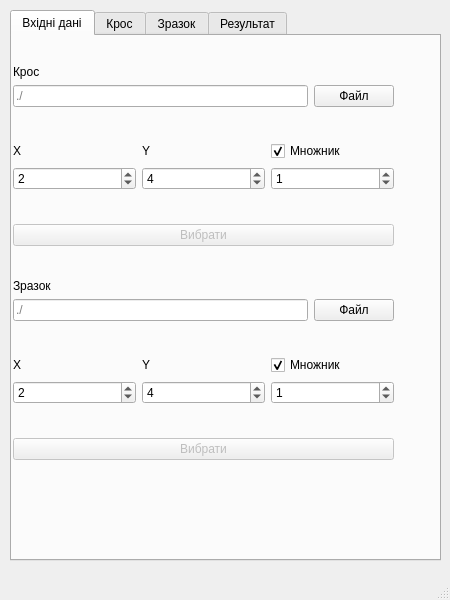
<?xml version="1.0" encoding="UTF-8"?>
<ui version="4.0">
 <class>MainWindow</class>
 <widget class="QMainWindow" name="MainWindow">
  <property name="geometry">
   <rect>
    <x>0</x>
    <y>0</y>
    <width>450</width>
    <height>600</height>
   </rect>
  </property>
  <property name="sizePolicy">
   <sizepolicy hsizetype="Maximum" vsizetype="Maximum">
    <horstretch>0</horstretch>
    <verstretch>0</verstretch>
   </sizepolicy>
  </property>
  <property name="minimumSize">
   <size>
    <width>450</width>
    <height>600</height>
   </size>
  </property>
  <property name="maximumSize">
   <size>
    <width>450</width>
    <height>600</height>
   </size>
  </property>
  <property name="baseSize">
   <size>
    <width>0</width>
    <height>0</height>
   </size>
  </property>
  <property name="windowTitle">
   <string>QTR</string>
  </property>
  <property name="toolButtonStyle">
   <enum>Qt::ToolButtonIconOnly</enum>
  </property>
  <property name="documentMode">
   <bool>false</bool>
  </property>
  <property name="tabShape">
   <enum>QTabWidget::Triangular</enum>
  </property>
  <property name="dockNestingEnabled">
   <bool>false</bool>
  </property>
  <property name="dockOptions">
   <set>QMainWindow::AllowTabbedDocks|QMainWindow::AnimatedDocks</set>
  </property>
  <property name="unifiedTitleAndToolBarOnMac">
   <bool>false</bool>
  </property>
  <widget class="QWidget" name="centralwidget">
   <property name="sizePolicy">
    <sizepolicy hsizetype="Expanding" vsizetype="Expanding">
     <horstretch>0</horstretch>
     <verstretch>0</verstretch>
    </sizepolicy>
   </property>
   <widget class="QTabWidget" name="tabWidget">
    <property name="enabled">
     <bool>true</bool>
    </property>
    <property name="geometry">
     <rect>
      <x>10</x>
      <y>10</y>
      <width>431</width>
      <height>551</height>
     </rect>
    </property>
    <property name="sizePolicy">
     <sizepolicy hsizetype="Expanding" vsizetype="Expanding">
      <horstretch>0</horstretch>
      <verstretch>0</verstretch>
     </sizepolicy>
    </property>
    <property name="currentIndex">
     <number>0</number>
    </property>
    <widget class="QWidget" name="tab_1">
     <attribute name="title">
      <string>Вхідні дані</string>
     </attribute>
     <widget class="QWidget" name="verticalLayoutWidget_5">
      <property name="geometry">
       <rect>
        <x>1</x>
        <y>1</y>
        <width>381</width>
        <height>451</height>
       </rect>
      </property>
      <layout class="QVBoxLayout" name="verticalLayout_7">
       <item>
        <spacer name="verticalSpacer_11">
         <property name="orientation">
          <enum>Qt::Vertical</enum>
         </property>
         <property name="sizeHint" stdset="0">
          <size>
           <width>20</width>
           <height>40</height>
          </size>
         </property>
        </spacer>
       </item>
       <item>
        <widget class="QLabel" name="label_32">
         <property name="text">
          <string>Крос</string>
         </property>
        </widget>
       </item>
       <item>
        <layout class="QHBoxLayout" name="horizontalLayout">
         <item>
          <widget class="QLineEdit" name="cPath">
           <property name="text">
            <string/>
           </property>
           <property name="placeholderText">
            <string>./</string>
           </property>
          </widget>
         </item>
         <item>
          <widget class="QPushButton" name="cFile">
           <property name="text">
            <string>Файл</string>
           </property>
          </widget>
         </item>
        </layout>
       </item>
       <item>
        <spacer name="verticalSpacer_8">
         <property name="orientation">
          <enum>Qt::Vertical</enum>
         </property>
         <property name="sizeHint" stdset="0">
          <size>
           <width>20</width>
           <height>40</height>
          </size>
         </property>
        </spacer>
       </item>
       <item>
        <layout class="QGridLayout" name="gridLayout_2">
         <item row="1" column="1">
          <widget class="QSpinBox" name="cYColumn">
           <property name="minimum">
            <number>0</number>
           </property>
           <property name="maximum">
            <number>100</number>
           </property>
           <property name="value">
            <number>4</number>
           </property>
          </widget>
         </item>
         <item row="1" column="3">
          <widget class="QSpinBox" name="cMColumn">
           <property name="minimum">
            <number>0</number>
           </property>
           <property name="maximum">
            <number>100</number>
           </property>
           <property name="value">
            <number>1</number>
           </property>
          </widget>
         </item>
         <item row="1" column="0">
          <widget class="QSpinBox" name="cXColumn">
           <property name="minimum">
            <number>0</number>
           </property>
           <property name="maximum">
            <number>100</number>
           </property>
           <property name="value">
            <number>2</number>
           </property>
          </widget>
         </item>
         <item row="0" column="0">
          <widget class="QLabel" name="label_2">
           <property name="layoutDirection">
            <enum>Qt::LeftToRight</enum>
           </property>
           <property name="text">
            <string>X</string>
           </property>
           <property name="scaledContents">
            <bool>false</bool>
           </property>
           <property name="wordWrap">
            <bool>false</bool>
           </property>
          </widget>
         </item>
         <item row="0" column="1">
          <widget class="QLabel" name="label_3">
           <property name="text">
            <string>Y</string>
           </property>
          </widget>
         </item>
         <item row="0" column="3">
          <widget class="QCheckBox" name="cMCheck">
           <property name="enabled">
            <bool>true</bool>
           </property>
           <property name="text">
            <string>Множник</string>
           </property>
           <property name="checkable">
            <bool>true</bool>
           </property>
           <property name="checked">
            <bool>true</bool>
           </property>
           <property name="tristate">
            <bool>false</bool>
           </property>
          </widget>
         </item>
        </layout>
       </item>
       <item>
        <spacer name="verticalSpacer_7">
         <property name="orientation">
          <enum>Qt::Vertical</enum>
         </property>
         <property name="sizeHint" stdset="0">
          <size>
           <width>20</width>
           <height>40</height>
          </size>
         </property>
        </spacer>
       </item>
       <item>
        <widget class="QPushButton" name="cLoad">
         <property name="enabled">
          <bool>false</bool>
         </property>
         <property name="text">
          <string>Вибрати</string>
         </property>
        </widget>
       </item>
       <item>
        <spacer name="verticalSpacer_6">
         <property name="orientation">
          <enum>Qt::Vertical</enum>
         </property>
         <property name="sizeHint" stdset="0">
          <size>
           <width>20</width>
           <height>40</height>
          </size>
         </property>
        </spacer>
       </item>
       <item>
        <widget class="QLabel" name="label_33">
         <property name="text">
          <string>Зразок</string>
         </property>
        </widget>
       </item>
       <item>
        <layout class="QHBoxLayout" name="horizontalLayout_2">
         <item>
          <widget class="QLineEdit" name="sPath">
           <property name="text">
            <string/>
           </property>
           <property name="placeholderText">
            <string>./</string>
           </property>
          </widget>
         </item>
         <item>
          <widget class="QPushButton" name="sFile">
           <property name="text">
            <string>Файл</string>
           </property>
          </widget>
         </item>
        </layout>
       </item>
       <item>
        <spacer name="verticalSpacer_9">
         <property name="orientation">
          <enum>Qt::Vertical</enum>
         </property>
         <property name="sizeHint" stdset="0">
          <size>
           <width>20</width>
           <height>40</height>
          </size>
         </property>
        </spacer>
       </item>
       <item>
        <layout class="QGridLayout" name="gridLayout_4">
         <item row="2" column="1">
          <spacer name="verticalSpacer_10">
           <property name="orientation">
            <enum>Qt::Vertical</enum>
           </property>
           <property name="sizeHint" stdset="0">
            <size>
             <width>20</width>
             <height>40</height>
            </size>
           </property>
          </spacer>
         </item>
         <item row="1" column="3">
          <widget class="QSpinBox" name="sMColumn">
           <property name="minimum">
            <number>0</number>
           </property>
           <property name="maximum">
            <number>100</number>
           </property>
           <property name="value">
            <number>1</number>
           </property>
          </widget>
         </item>
         <item row="1" column="1">
          <widget class="QSpinBox" name="sYColumn">
           <property name="minimum">
            <number>0</number>
           </property>
           <property name="maximum">
            <number>100</number>
           </property>
           <property name="value">
            <number>4</number>
           </property>
          </widget>
         </item>
         <item row="1" column="0">
          <widget class="QSpinBox" name="sXColumn">
           <property name="minimum">
            <number>0</number>
           </property>
           <property name="maximum">
            <number>100</number>
           </property>
           <property name="value">
            <number>2</number>
           </property>
          </widget>
         </item>
         <item row="0" column="0">
          <widget class="QLabel" name="label_6">
           <property name="layoutDirection">
            <enum>Qt::LeftToRight</enum>
           </property>
           <property name="text">
            <string>X</string>
           </property>
           <property name="scaledContents">
            <bool>false</bool>
           </property>
           <property name="wordWrap">
            <bool>false</bool>
           </property>
          </widget>
         </item>
         <item row="0" column="1">
          <widget class="QLabel" name="label_7">
           <property name="text">
            <string>Y</string>
           </property>
          </widget>
         </item>
         <item row="0" column="3">
          <widget class="QCheckBox" name="sMCheck">
           <property name="enabled">
            <bool>true</bool>
           </property>
           <property name="text">
            <string>Множник</string>
           </property>
           <property name="checkable">
            <bool>true</bool>
           </property>
           <property name="checked">
            <bool>true</bool>
           </property>
           <property name="tristate">
            <bool>false</bool>
           </property>
          </widget>
         </item>
        </layout>
       </item>
       <item>
        <widget class="QPushButton" name="sLoad">
         <property name="enabled">
          <bool>false</bool>
         </property>
         <property name="text">
          <string>Вибрати</string>
         </property>
        </widget>
       </item>
       <item>
        <spacer name="verticalSpacer_12">
         <property name="orientation">
          <enum>Qt::Vertical</enum>
         </property>
         <property name="sizeHint" stdset="0">
          <size>
           <width>20</width>
           <height>40</height>
          </size>
         </property>
        </spacer>
       </item>
      </layout>
     </widget>
    </widget>
    <widget class="QWidget" name="tab_2">
     <property name="enabled">
      <bool>false</bool>
     </property>
     <attribute name="title">
      <string>Крос</string>
     </attribute>
     <widget class="QWidget" name="verticalLayoutWidget_3">
      <property name="geometry">
       <rect>
        <x>0</x>
        <y>0</y>
        <width>417</width>
        <height>509</height>
       </rect>
      </property>
      <layout class="QVBoxLayout" name="verticalLayout_2">
       <item>
        <layout class="QHBoxLayout" name="horizontalLayout_7">
         <item>
          <widget class="QPushButton" name="cReset">
           <property name="enabled">
            <bool>false</bool>
           </property>
           <property name="text">
            <string>Скинути</string>
           </property>
          </widget>
         </item>
         <item>
          <widget class="QPushButton" name="cUndo">
           <property name="enabled">
            <bool>false</bool>
           </property>
           <property name="text">
            <string>Назад</string>
           </property>
          </widget>
         </item>
        </layout>
       </item>
       <item>
        <spacer name="verticalSpacer_2">
         <property name="orientation">
          <enum>Qt::Vertical</enum>
         </property>
         <property name="sizeHint" stdset="0">
          <size>
           <width>20</width>
           <height>40</height>
          </size>
         </property>
        </spacer>
       </item>
       <item>
        <widget class="QLabel" name="label_13">
         <property name="text">
          <string>Обрізання вздовж поліном. апроксимації</string>
         </property>
        </widget>
       </item>
       <item>
        <layout class="QGridLayout" name="gridLayout_6">
         <item row="0" column="2">
          <widget class="QLabel" name="label_12">
           <property name="text">
            <string>Степ. полін</string>
           </property>
          </widget>
         </item>
         <item row="0" column="0">
          <widget class="QLabel" name="label_10">
           <property name="text">
            <string>Ширина</string>
           </property>
          </widget>
         </item>
         <item row="0" column="1">
          <widget class="QLabel" name="label_11">
           <property name="text">
            <string>Коеф. уширення</string>
           </property>
          </widget>
         </item>
         <item row="1" column="2">
          <widget class="QSpinBox" name="cPolyM">
           <property name="minimum">
            <number>1</number>
           </property>
           <property name="maximum">
            <number>20</number>
           </property>
           <property name="value">
            <number>6</number>
           </property>
          </widget>
         </item>
         <item row="1" column="1">
          <widget class="QDoubleSpinBox" name="cPolyD">
           <property name="decimals">
            <number>2</number>
           </property>
           <property name="minimum">
            <double>0.000000000000000</double>
           </property>
           <property name="maximum">
            <double>10.000000000000000</double>
           </property>
           <property name="singleStep">
            <double>0.010000000000000</double>
           </property>
           <property name="value">
            <double>0.700000000000000</double>
           </property>
          </widget>
         </item>
         <item row="1" column="0">
          <widget class="QDoubleSpinBox" name="cPolyP">
           <property name="maximum">
            <double>999.000000000000000</double>
           </property>
           <property name="value">
            <double>80.000000000000000</double>
           </property>
          </widget>
         </item>
         <item row="2" column="2">
          <widget class="QPushButton" name="cPolyOk">
           <property name="text">
            <string>Обрізати</string>
           </property>
          </widget>
         </item>
        </layout>
       </item>
       <item>
        <spacer name="verticalSpacer_3">
         <property name="orientation">
          <enum>Qt::Vertical</enum>
         </property>
         <property name="sizeHint" stdset="0">
          <size>
           <width>20</width>
           <height>40</height>
          </size>
         </property>
        </spacer>
       </item>
       <item>
        <widget class="QLabel" name="label">
         <property name="text">
          <string> Усереднення</string>
         </property>
        </widget>
       </item>
       <item>
        <layout class="QGridLayout" name="gridLayout">
         <item row="3" column="2">
          <widget class="QPushButton" name="cAverageOk">
           <property name="text">
            <string>Усереднити</string>
           </property>
          </widget>
         </item>
         <item row="2" column="1">
          <widget class="QLabel" name="label_14">
           <property name="text">
            <string>Нових вузлів, %</string>
           </property>
          </widget>
         </item>
         <item row="3" column="1">
          <widget class="QDoubleSpinBox" name="cAverageN">
           <property name="decimals">
            <number>1</number>
           </property>
           <property name="minimum">
            <double>1.000000000000000</double>
           </property>
           <property name="maximum">
            <double>999.000000000000000</double>
           </property>
           <property name="value">
            <double>80.000000000000000</double>
           </property>
          </widget>
         </item>
        </layout>
       </item>
       <item>
        <spacer name="verticalSpacer_4">
         <property name="orientation">
          <enum>Qt::Vertical</enum>
         </property>
         <property name="sizeHint" stdset="0">
          <size>
           <width>20</width>
           <height>40</height>
          </size>
         </property>
        </spacer>
       </item>
       <item>
        <widget class="QLabel" name="label_15">
         <property name="text">
          <string>В-spline</string>
         </property>
        </widget>
       </item>
       <item>
        <layout class="QGridLayout" name="gridLayout_7">
         <item row="1" column="1">
          <widget class="QDoubleSpinBox" name="cB_splineN">
           <property name="decimals">
            <number>1</number>
           </property>
           <property name="minimum">
            <double>1.000000000000000</double>
           </property>
           <property name="maximum">
            <double>999.000000000000000</double>
           </property>
           <property name="singleStep">
            <double>0.100000000000000</double>
           </property>
           <property name="value">
            <double>100.000000000000000</double>
           </property>
          </widget>
         </item>
         <item row="0" column="2">
          <widget class="QLabel" name="label_17">
           <property name="text">
            <string>Коеф. згладж.</string>
           </property>
          </widget>
         </item>
         <item row="1" column="2">
          <widget class="QDoubleSpinBox" name="cB_splineS">
           <property name="decimals">
            <number>4</number>
           </property>
           <property name="minimum">
            <double>0.000000000000000</double>
           </property>
           <property name="maximum">
            <double>999999999.000000000000000</double>
           </property>
           <property name="singleStep">
            <double>0.000100000000000</double>
           </property>
           <property name="value">
            <double>1500000.000000000000000</double>
           </property>
          </widget>
         </item>
         <item row="0" column="1">
          <widget class="QLabel" name="label_16">
           <property name="text">
            <string>Нових вузлів, %</string>
           </property>
          </widget>
         </item>
         <item row="2" column="3">
          <widget class="QPushButton" name="cB_splineOk">
           <property name="text">
            <string>Інтерполювати</string>
           </property>
          </widget>
         </item>
         <item row="1" column="3">
          <widget class="QSpinBox" name="cB_splineK">
           <property name="minimum">
            <number>1</number>
           </property>
           <property name="maximum">
            <number>5</number>
           </property>
           <property name="value">
            <number>3</number>
           </property>
          </widget>
         </item>
         <item row="0" column="3">
          <widget class="QLabel" name="label_4">
           <property name="text">
            <string>Степ. полін.</string>
           </property>
          </widget>
         </item>
        </layout>
       </item>
       <item>
        <spacer name="verticalSpacer_5">
         <property name="orientation">
          <enum>Qt::Vertical</enum>
         </property>
         <property name="sizeHint" stdset="0">
          <size>
           <width>20</width>
           <height>40</height>
          </size>
         </property>
        </spacer>
       </item>
       <item>
        <widget class="QLabel" name="label_29">
         <property name="text">
          <string>Медіанний фільтр</string>
         </property>
        </widget>
       </item>
       <item>
        <layout class="QHBoxLayout" name="horizontalLayout_12">
         <item>
          <widget class="QLabel" name="label_18">
           <property name="text">
            <string>Розмір ядра:</string>
           </property>
          </widget>
         </item>
         <item>
          <widget class="QSpinBox" name="cMedFiltS">
           <property name="minimum">
            <number>1</number>
           </property>
           <property name="singleStep">
            <number>2</number>
           </property>
           <property name="value">
            <number>3</number>
           </property>
          </widget>
         </item>
         <item>
          <widget class="QPushButton" name="cMedFilt">
           <property name="text">
            <string>Фільтрувати</string>
           </property>
          </widget>
         </item>
        </layout>
       </item>
       <item>
        <spacer name="verticalSpacer">
         <property name="orientation">
          <enum>Qt::Vertical</enum>
         </property>
         <property name="sizeHint" stdset="0">
          <size>
           <width>20</width>
           <height>40</height>
          </size>
         </property>
        </spacer>
       </item>
       <item>
        <layout class="QHBoxLayout" name="horizontalLayout_5">
         <item>
          <widget class="QPushButton" name="cSave">
           <property name="text">
            <string>Зберегти</string>
           </property>
          </widget>
         </item>
         <item>
          <widget class="QPushButton" name="cPlot">
           <property name="text">
            <string>Побудувати</string>
           </property>
          </widget>
         </item>
        </layout>
       </item>
      </layout>
     </widget>
    </widget>
    <widget class="QWidget" name="tab_3">
     <property name="enabled">
      <bool>false</bool>
     </property>
     <attribute name="title">
      <string>Зразок</string>
     </attribute>
     <widget class="QWidget" name="verticalLayoutWidget_4">
      <property name="geometry">
       <rect>
        <x>0</x>
        <y>0</y>
        <width>417</width>
        <height>479</height>
       </rect>
      </property>
      <layout class="QVBoxLayout" name="verticalLayout_4">
       <item>
        <layout class="QHBoxLayout" name="horizontalLayout_8">
         <item>
          <widget class="QPushButton" name="sReset">
           <property name="enabled">
            <bool>false</bool>
           </property>
           <property name="text">
            <string>Скинути</string>
           </property>
          </widget>
         </item>
         <item>
          <widget class="QPushButton" name="sUndo">
           <property name="enabled">
            <bool>false</bool>
           </property>
           <property name="text">
            <string>Назад</string>
           </property>
          </widget>
         </item>
        </layout>
       </item>
       <item>
        <widget class="QLabel" name="label_19">
         <property name="text">
          <string>Обрізання вздовж поліном. апроксимації</string>
         </property>
        </widget>
       </item>
       <item>
        <layout class="QGridLayout" name="gridLayout_8">
         <item row="0" column="0">
          <widget class="QLabel" name="label_20">
           <property name="text">
            <string>Ширина</string>
           </property>
          </widget>
         </item>
         <item row="0" column="1">
          <widget class="QLabel" name="label_21">
           <property name="text">
            <string>Коеф. уширення</string>
           </property>
          </widget>
         </item>
         <item row="0" column="2">
          <widget class="QLabel" name="label_22">
           <property name="text">
            <string>Степ. полін</string>
           </property>
          </widget>
         </item>
         <item row="1" column="2">
          <widget class="QSpinBox" name="sPolyM">
           <property name="minimum">
            <number>1</number>
           </property>
           <property name="maximum">
            <number>20</number>
           </property>
           <property name="value">
            <number>6</number>
           </property>
          </widget>
         </item>
         <item row="1" column="1">
          <widget class="QDoubleSpinBox" name="sPolyD">
           <property name="decimals">
            <number>2</number>
           </property>
           <property name="minimum">
            <double>0.000000000000000</double>
           </property>
           <property name="maximum">
            <double>10.000000000000000</double>
           </property>
           <property name="singleStep">
            <double>0.010000000000000</double>
           </property>
           <property name="value">
            <double>0.700000000000000</double>
           </property>
          </widget>
         </item>
         <item row="1" column="0">
          <widget class="QDoubleSpinBox" name="sPolyP">
           <property name="minimum">
            <double>1.000000000000000</double>
           </property>
           <property name="maximum">
            <double>999.000000000000000</double>
           </property>
           <property name="value">
            <double>80.000000000000000</double>
           </property>
          </widget>
         </item>
         <item row="2" column="2">
          <widget class="QPushButton" name="sPolyOk">
           <property name="text">
            <string>Обрізати</string>
           </property>
          </widget>
         </item>
        </layout>
       </item>
       <item>
        <widget class="QLabel" name="label_24">
         <property name="text">
          <string> Усереднення</string>
         </property>
        </widget>
       </item>
       <item>
        <layout class="QGridLayout" name="gridLayout_9">
         <item row="3" column="2">
          <widget class="QPushButton" name="sAverageOk">
           <property name="text">
            <string>Усереднити</string>
           </property>
          </widget>
         </item>
         <item row="2" column="1">
          <widget class="QLabel" name="label_25">
           <property name="text">
            <string>Нових вузлів, %</string>
           </property>
          </widget>
         </item>
         <item row="3" column="1">
          <widget class="QDoubleSpinBox" name="sAverageN">
           <property name="decimals">
            <number>1</number>
           </property>
           <property name="minimum">
            <double>1.000000000000000</double>
           </property>
           <property name="maximum">
            <double>999.000000000000000</double>
           </property>
           <property name="value">
            <double>80.000000000000000</double>
           </property>
          </widget>
         </item>
        </layout>
       </item>
       <item>
        <widget class="QLabel" name="label_26">
         <property name="text">
          <string>В-spline</string>
         </property>
        </widget>
       </item>
       <item>
        <layout class="QGridLayout" name="gridLayout_10">
         <item row="1" column="3">
          <widget class="QSpinBox" name="sB_splineK">
           <property name="minimum">
            <number>1</number>
           </property>
           <property name="maximum">
            <number>5</number>
           </property>
           <property name="value">
            <number>3</number>
           </property>
          </widget>
         </item>
         <item row="1" column="1">
          <widget class="QDoubleSpinBox" name="sB_splineN">
           <property name="decimals">
            <number>1</number>
           </property>
           <property name="minimum">
            <double>1.000000000000000</double>
           </property>
           <property name="maximum">
            <double>999.000000000000000</double>
           </property>
           <property name="singleStep">
            <double>0.100000000000000</double>
           </property>
           <property name="value">
            <double>100.000000000000000</double>
           </property>
          </widget>
         </item>
         <item row="0" column="2">
          <widget class="QLabel" name="label_27">
           <property name="text">
            <string>Коеф. згладж.</string>
           </property>
          </widget>
         </item>
         <item row="1" column="2">
          <widget class="QDoubleSpinBox" name="sB_splineS">
           <property name="decimals">
            <number>4</number>
           </property>
           <property name="minimum">
            <double>0.000000000000000</double>
           </property>
           <property name="maximum">
            <double>999999999.000000000000000</double>
           </property>
           <property name="singleStep">
            <double>0.000100000000000</double>
           </property>
           <property name="value">
            <double>1500000.000000000000000</double>
           </property>
          </widget>
         </item>
         <item row="0" column="1">
          <widget class="QLabel" name="label_28">
           <property name="text">
            <string>Нових вузлів, %</string>
           </property>
          </widget>
         </item>
         <item row="0" column="3">
          <widget class="QLabel" name="label_5">
           <property name="text">
            <string>Степ. полін.</string>
           </property>
          </widget>
         </item>
         <item row="2" column="3">
          <widget class="QPushButton" name="sB_splineOk">
           <property name="text">
            <string>Інтерполювати</string>
           </property>
          </widget>
         </item>
        </layout>
       </item>
       <item>
        <widget class="QLabel" name="label_9">
         <property name="text">
          <string>Медіанний фільтр</string>
         </property>
        </widget>
       </item>
       <item>
        <layout class="QHBoxLayout" name="horizontalLayout_3">
         <item>
          <widget class="QLabel" name="label_23">
           <property name="text">
            <string>Розмір ядра</string>
           </property>
          </widget>
         </item>
         <item>
          <widget class="QSpinBox" name="sMedFiltS">
           <property name="minimum">
            <number>1</number>
           </property>
           <property name="singleStep">
            <number>2</number>
           </property>
           <property name="value">
            <number>3</number>
           </property>
          </widget>
         </item>
         <item>
          <widget class="QPushButton" name="sMedFilt">
           <property name="text">
            <string>Фільтрувати</string>
           </property>
          </widget>
         </item>
        </layout>
       </item>
       <item>
        <layout class="QHBoxLayout" name="horizontalLayout_6">
         <item>
          <widget class="QPushButton" name="sSave">
           <property name="text">
            <string>Зберегти</string>
           </property>
          </widget>
         </item>
         <item>
          <widget class="QPushButton" name="sPlot">
           <property name="text">
            <string>Побудувати</string>
           </property>
          </widget>
         </item>
        </layout>
       </item>
      </layout>
     </widget>
    </widget>
    <widget class="QWidget" name="tab_4">
     <property name="enabled">
      <bool>false</bool>
     </property>
     <attribute name="title">
      <string>Результат</string>
     </attribute>
     <widget class="QWidget" name="verticalLayoutWidget_2">
      <property name="geometry">
       <rect>
        <x>0</x>
        <y>0</y>
        <width>417</width>
        <height>297</height>
       </rect>
      </property>
      <layout class="QVBoxLayout" name="verticalLayout">
       <item>
        <layout class="QHBoxLayout" name="horizontalLayout_11">
         <item>
          <widget class="QPushButton" name="resButton">
           <property name="text">
            <string>Обчислити</string>
           </property>
          </widget>
         </item>
         <item>
          <widget class="QPushButton" name="resReset">
           <property name="enabled">
            <bool>false</bool>
           </property>
           <property name="text">
            <string>Скинути</string>
           </property>
          </widget>
         </item>
         <item>
          <widget class="QPushButton" name="resUndo">
           <property name="enabled">
            <bool>false</bool>
           </property>
           <property name="text">
            <string>Назад</string>
           </property>
          </widget>
         </item>
        </layout>
       </item>
       <item>
        <widget class="QLabel" name="label_51">
         <property name="text">
          <string>В-spline</string>
         </property>
        </widget>
       </item>
       <item>
        <layout class="QGridLayout" name="gridLayout_17">
         <item row="0" column="3">
          <widget class="QLabel" name="label_8">
           <property name="text">
            <string>Степ. полін.</string>
           </property>
          </widget>
         </item>
         <item row="1" column="1">
          <widget class="QDoubleSpinBox" name="resB_splineN">
           <property name="decimals">
            <number>1</number>
           </property>
           <property name="minimum">
            <double>1.000000000000000</double>
           </property>
           <property name="maximum">
            <double>999.000000000000000</double>
           </property>
           <property name="singleStep">
            <double>0.100000000000000</double>
           </property>
           <property name="value">
            <double>100.000000000000000</double>
           </property>
          </widget>
         </item>
         <item row="0" column="2">
          <widget class="QLabel" name="label_49">
           <property name="text">
            <string>Коеф. згладж.</string>
           </property>
          </widget>
         </item>
         <item row="1" column="2">
          <widget class="QDoubleSpinBox" name="resB_splineS">
           <property name="decimals">
            <number>4</number>
           </property>
           <property name="minimum">
            <double>0.000000000000000</double>
           </property>
           <property name="maximum">
            <double>999999999.000000000000000</double>
           </property>
           <property name="singleStep">
            <double>0.000100000000000</double>
           </property>
           <property name="value">
            <double>10.000000000000000</double>
           </property>
          </widget>
         </item>
         <item row="0" column="1">
          <widget class="QLabel" name="label_50">
           <property name="text">
            <string>Нових вузлів, %</string>
           </property>
          </widget>
         </item>
         <item row="1" column="3">
          <widget class="QSpinBox" name="resB_splineK">
           <property name="minimum">
            <number>1</number>
           </property>
           <property name="value">
            <number>5</number>
           </property>
          </widget>
         </item>
         <item row="2" column="3">
          <widget class="QPushButton" name="resB_splineOk">
           <property name="text">
            <string>Інтерполювати</string>
           </property>
          </widget>
         </item>
        </layout>
       </item>
       <item>
        <widget class="QLabel" name="label_31">
         <property name="text">
          <string>Медіанний фільтр</string>
         </property>
        </widget>
       </item>
       <item>
        <layout class="QHBoxLayout" name="horizontalLayout_14">
         <item>
          <widget class="QLabel" name="label_30">
           <property name="text">
            <string>Розмір ядра</string>
           </property>
          </widget>
         </item>
         <item>
          <widget class="QSpinBox" name="resMedFiltS">
           <property name="minimum">
            <number>1</number>
           </property>
           <property name="singleStep">
            <number>2</number>
           </property>
           <property name="value">
            <number>3</number>
           </property>
          </widget>
         </item>
         <item>
          <widget class="QPushButton" name="resMedFilt">
           <property name="text">
            <string>Фільтрувати</string>
           </property>
          </widget>
         </item>
        </layout>
       </item>
       <item>
        <layout class="QHBoxLayout" name="horizontalLayout_10">
         <item>
          <widget class="QPushButton" name="resPlot">
           <property name="text">
            <string>Побудувати</string>
           </property>
          </widget>
         </item>
         <item>
          <widget class="QPushButton" name="resSave">
           <property name="text">
            <string>Зберегти</string>
           </property>
          </widget>
         </item>
        </layout>
       </item>
       <item>
        <widget class="QPushButton" name="Close">
         <property name="text">
          <string>Закрити</string>
         </property>
        </widget>
       </item>
      </layout>
     </widget>
    </widget>
   </widget>
  </widget>
  <widget class="QStatusBar" name="statusbar"/>
 </widget>
 <resources/>
 <connections/>
</ui>
